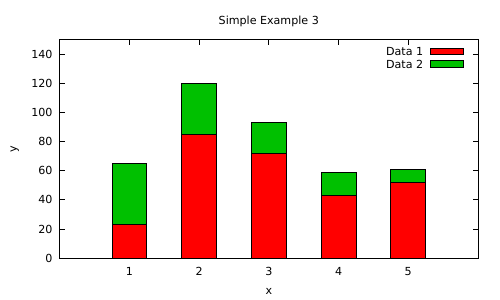

Reproduce this figure in gnuplot.
reset

set terminal pdf enhanced
set output "example-3.pdf"

# set terminal jpeg
# set output "example-3.jpeg"

set title "Simple Example 3"
set xlabel "x"
set ylabel "y"

set style data histogram
set style histogram rowstacked
set boxwidth .5 relative
set style fill solid border linecolor "black"

set xrange [0:6]
set yrange [0:150]

plot "example-3.dat" using 2:xtic(1) title "Data 1" linecolor "red", \
     "example-3.dat" using 3:xtic(1) title "Data 2" linecolor "#00c000"